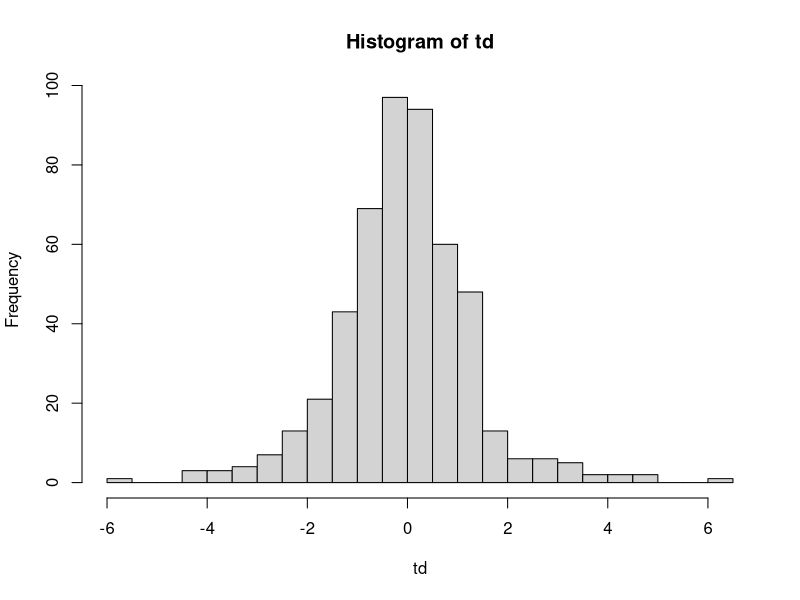
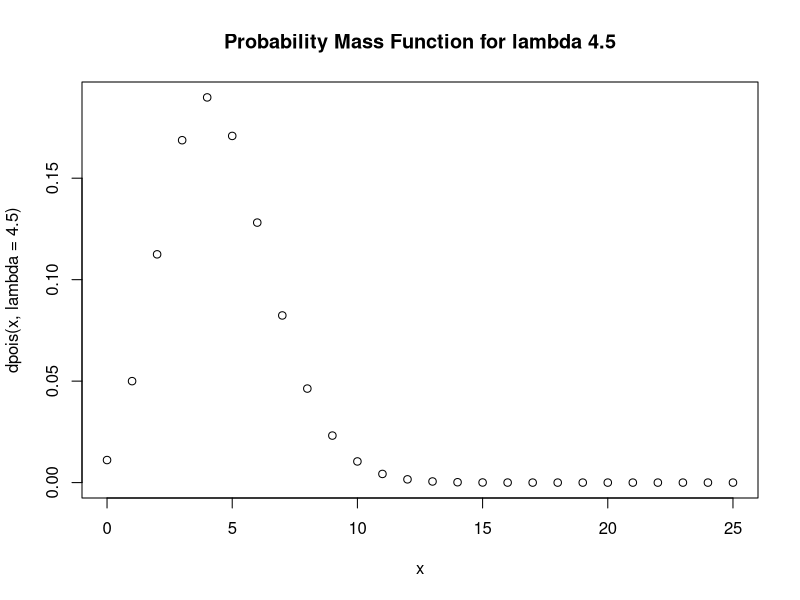
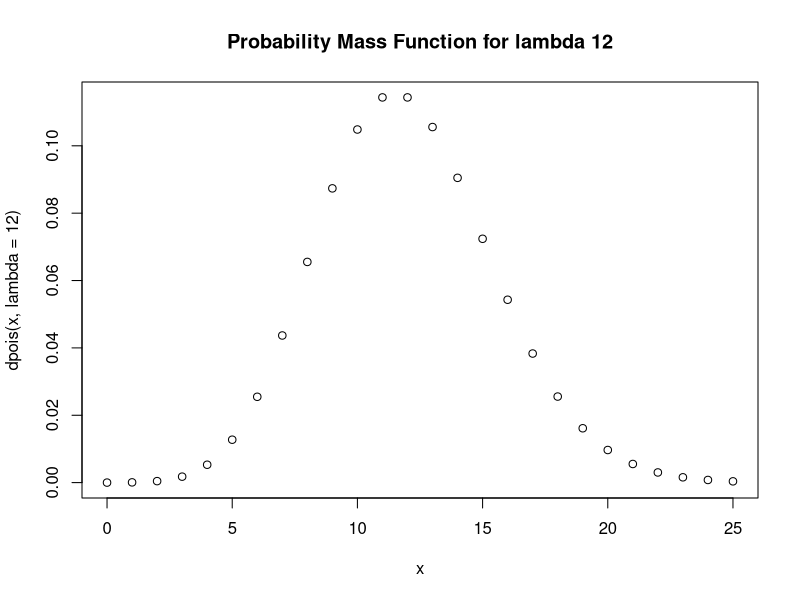

The R script that drew these images, in order:
## ---- chunk 1
# Variance is 25, therefore sd = sqrt(25) = 5
# Mean is 22
# Probability that the normal variable will be less than 16.2
# Probability of a random variable x in normal distribution pnorm(x, mean, sd)
p1 = pnorm(16.2,22,5)
# Probability that the normal variable will be less than 27.5
p2 = pnorm(27.5,22,5)

#  Probability that the normal random variable lies between 16.2 and 27.5
pq1 = p2 - p1
pq1
## ---- chunk 2
# Here mean is 25 and sd is 3 
# Probability that the normal variable will be less than 27
# Probability of a random variable x in normal distribution pnorm(x, mean, sd)
q = pnorm(27,25,3)

# Probability that the normal variable will be greter than 27
pq2 = 1- q
pq2
## ---- chunk 3
# Here the probability is 0.5 
# Probability of an expected outocomr x in binomial distribution pbinom(expected_outcome, total_outcome, probability)
# Probability of getting 30 heads from 60 toss 
p30 = pbinom(30, 60, 0.5)
# Probability of getting 30 heads from 60 toss 
p20 = pbinom(20, 60, 0.5)

# Probability of getting head between 20 and 30 times
pq3 = p30 - p20
pq3
## ---- chunk 4
# Here the mean is 7
# Probability of getting random vraible X is strictly less than 10 is
q4 = ppois(10,7)

# Probability of getting random vraible X is strictly greater than 10 is
pq4 = 1-q4
pq4
## ---- chunk 5
# To generate 500 samples in the students t distribution we have to use the formula rt(n, df, ncp). Here n is the number of observation, df is the degree of freedom and ncp is the non-centrality parameter. I am omiitting ncp here, since I am using the central t distribution.   
td <- rt(500, 5)
td
# Plottting the distribution in the histogram
hist(td,40)
## ---- chunk 6
# Without no upper limit 
x <- 0:25
plot(x, dpois(x, lambda = 4.5), main = "Probability Mass Function for lambda 4.5")
plot(x, dpois(x, lambda = 12), main = "Probability Mass Function for lambda 12")
